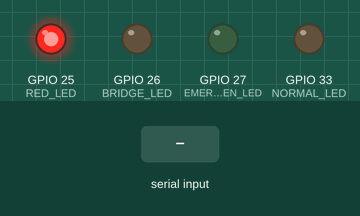
This sketch was run on a simulated ESP32. On the bench: output pins drawn as LEDs (lit = HIGH). Dashed ring = blinking. Inputs (shaded band) come from the test bench. What the sketch prints to the serial monitor is not drawn.

Above: at 1.2 s.
1.3 s: "B\n" received over Serial
At 1.42 s:
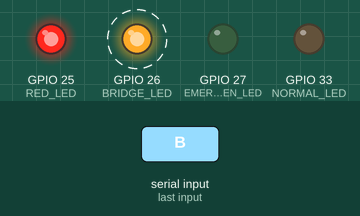
4.3 s: "E\n" received over Serial
At 5.2 s:
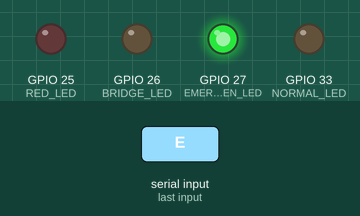
7.3 s: "G\n" received over Serial
At 8.7 s:
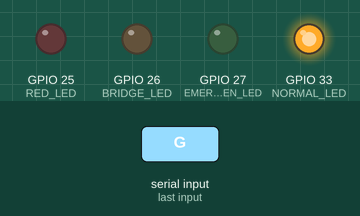
Timing chart, 0 to 10.8 s (numbered marks = the images above; inputs shaded):
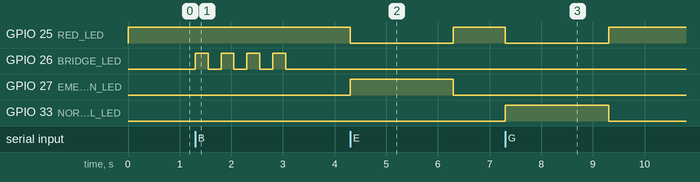

The sketch:

esp32_controller.ino
```cpp
/* RoadGuardian AI - ESP32 classic DevKit / WROOM-32, active-HIGH LEDs.
 * Each GPIO -> 220-330 ohm resistor -> LED anode; LED cathode -> GND.
 * R: pedestrian conflict (red vehicle-stop indicator), GPIO25.
 * B: bridge warning GPIO26 blinks at 2Hz AND red GPIO25 stays on.
 * E: emergency priority green GPIO27; all other LEDs OFF.
 * G: normal/monitor GPIO33; emergency green OFF.
 * RX: one ASCII byte, no newline required. TX: echo after applying outputs.
 * No delays: heartbeat timeout remains responsive during all modes.
 * Intended for low-current demo LEDs, not direct traffic-light loads.
 */
#include <Arduino.h>

constexpr uint8_t RED_LED = 25;
constexpr uint8_t BRIDGE_LED = 26;
constexpr uint8_t EMERGENCY_GREEN_LED = 27;
constexpr uint8_t NORMAL_LED = 33;
constexpr uint32_t COMMAND_TIMEOUT_MS = 2000;
constexpr uint32_t BRIDGE_BLINK_INTERVAL_MS = 250;

uint32_t lastCommandAt = 0;
bool receivedCommand = false;
bool timedOut = true;
char activeCommand = '\0';
uint32_t lastBridgeToggleAt = 0;
bool bridgeOn = false;

void applyCommand(char command) {
  // Repeated heartbeat commands must not restart the blinking phase.
  if (command == activeCommand) return;
  activeCommand = command;
  bridgeOn = command == 'B';
  lastBridgeToggleAt = millis();
  // Clear green first so mode transitions cannot overlap priority and red.
  digitalWrite(EMERGENCY_GREEN_LED, LOW);
  digitalWrite(NORMAL_LED, LOW);
  digitalWrite(RED_LED, (command == 'R' || command == 'B') ? HIGH : LOW);
  digitalWrite(BRIDGE_LED, bridgeOn ? HIGH : LOW);
  digitalWrite(EMERGENCY_GREEN_LED, command == 'E' ? HIGH : LOW);
  digitalWrite(NORMAL_LED, command == 'G' ? HIGH : LOW);
}

void setup() {
  pinMode(RED_LED, OUTPUT);
  pinMode(BRIDGE_LED, OUTPUT);
  pinMode(EMERGENCY_GREEN_LED, OUTPUT);
  pinMode(NORMAL_LED, OUTPUT);
  applyCommand('R');  // Boot into the visible fallback state.
  Serial.begin(115200);
}

void loop() {
  // Bound work per iteration so a noisy sender cannot starve the watchdog.
  for (uint8_t count = 0; count < 32 && Serial.available() > 0; ++count) {
    const char command = static_cast<char>(Serial.read());
    if (command == '\r' || command == '\n') continue;
    if (command == 'R' || command == 'B' || command == 'E' || command == 'G') {
      applyCommand(command);
      lastCommandAt = millis();
      receivedCommand = true;
      timedOut = false;
      Serial.write(static_cast<uint8_t>(command));
    } else {
      applyCommand('R');
      receivedCommand = false;
      timedOut = true;
    }
  }
  // Unsigned subtraction handles millis() wraparound.
  if ((!receivedCommand || static_cast<uint32_t>(millis() - lastCommandAt) >= COMMAND_TIMEOUT_MS)
      && !timedOut) {
    applyCommand('R');
    timedOut = true;
  }
  if (activeCommand == 'B'
      && static_cast<uint32_t>(millis() - lastBridgeToggleAt) >= BRIDGE_BLINK_INTERVAL_MS) {
    lastBridgeToggleAt = millis();
    bridgeOn = !bridgeOn;
    digitalWrite(BRIDGE_LED, bridgeOn ? HIGH : LOW);
  }
}
```

Measured:
- after the input at 1.3 s, GPIO 26 (BRIDGE_LED): alternates HIGH for 0.25 s and LOW for 0.25 s, 8 changes in all, then stays LOW, starting at once
- after the input at 4.3 s, GPIO 25 (RED_LED): HIGH → LOW at once, → HIGH 2.0 s later; GPIO 27 (EMERGENCY_GREEN_LED): LOW → HIGH at once, → LOW 2.0 s later
- after the input at 7.3 s, GPIO 25 (RED_LED): HIGH → LOW at once, → HIGH 2.0 s later; GPIO 33 (NORMAL_LED): LOW → HIGH at once, → LOW 2.0 s later
